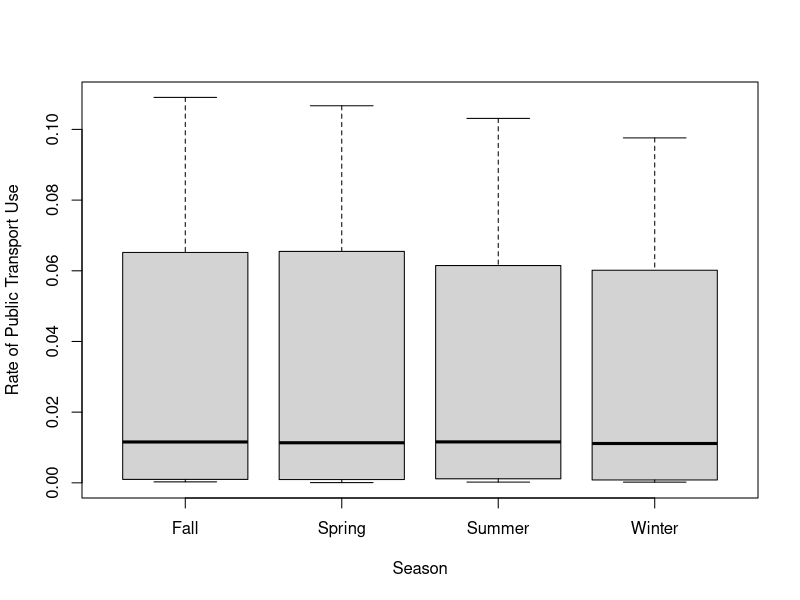
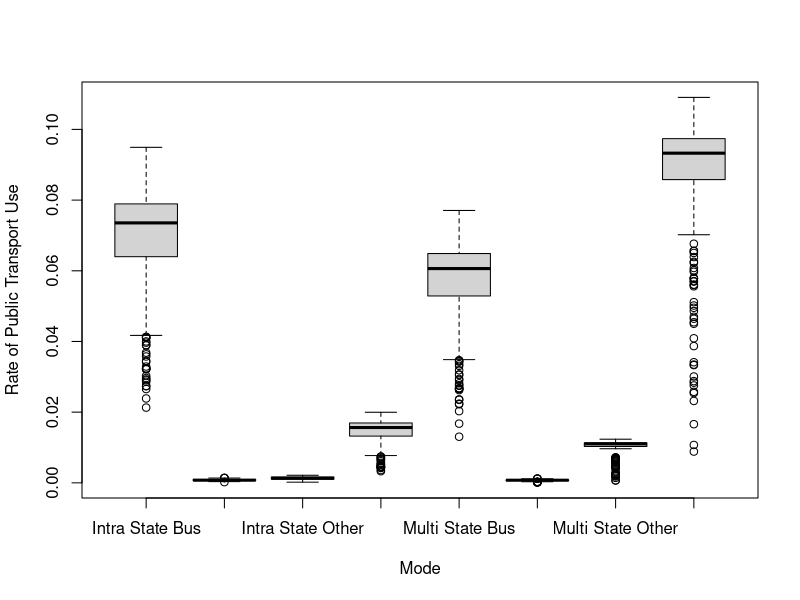
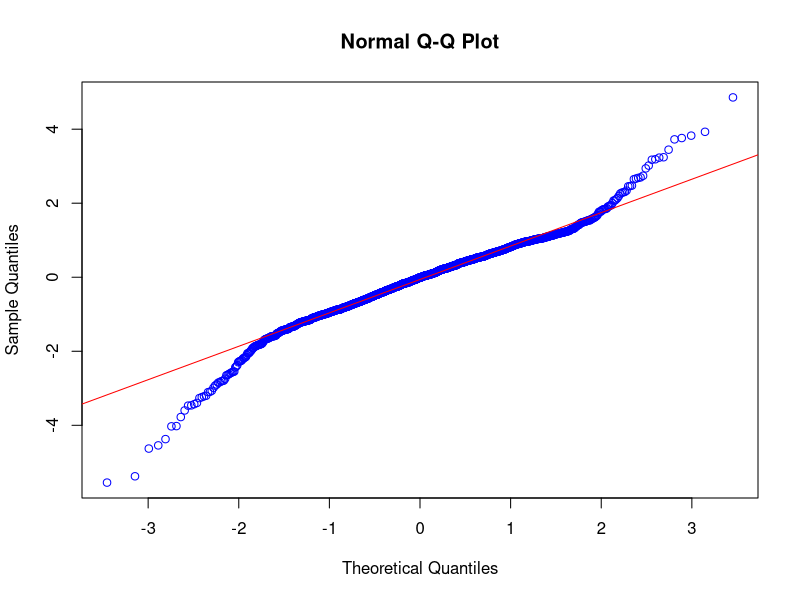
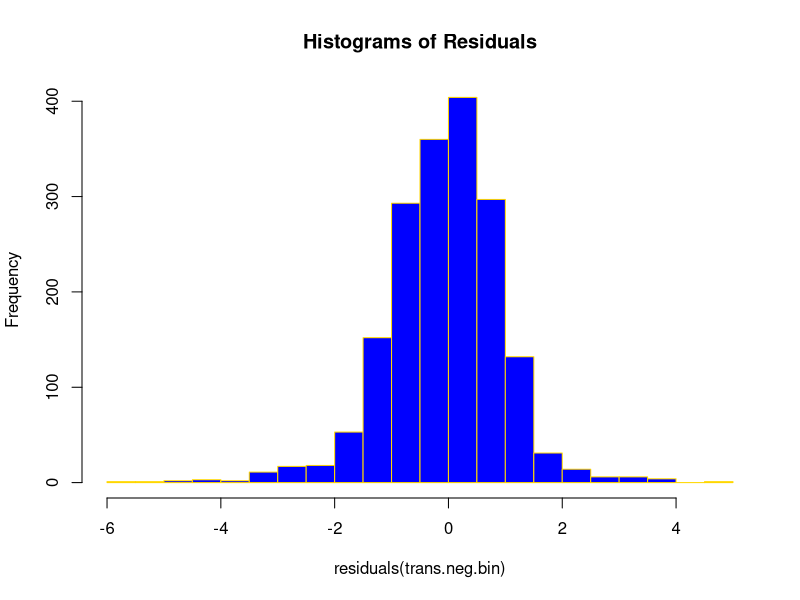

R code for these plots, in order:
library(MASS)
library(tidyverse)
library(ggplot2)
setwd('~/Desktop/ISYE6414/public-transport-forecasting')

transport <- read.table('./data/final_transportation.csv', sep = ',', header = TRUE)[,-1]
transport$Mode <- as.factor(transport$Mode)
transport$Season <- as.factor(transport$Season)

boxplot(pubRate~Season, xlab = 'Season', ylab = 'Rate of Public Transport Use', data = transport)
boxplot(pubRate~Mode, xlab = 'Mode', ylab = 'Rate of Public Transport Use', data = transport)

trans.pois <- glm(UPT ~ Season + Mode + RE + Unemployment + WTI + AutoSales + CPI + CPIcn + CPIcu + offset(log(population)), data = transport, family = 'poisson')
summary(trans.pois)
trans.mlr <- lm(UPT ~ Season + Mode + RE + Unemployment + WTI + AutoSales + CPI + CPIcn + CPIcu, data = transport)
summary(trans.mlr)

#GOF
devi.std <- deviance(trans.pois)
devi.std.p <- 1 - pchisq(devi.std, 1790)
round(c(devi.std, devi.std.p), 2)

pears <- residuals(trans.pois, type = 'pearson')
pearson <- sum(pears^2)
pears.p <- 1 - pchisq(pearson, 1790)
round(c(pearson, pears.p), 2)

#Outliers
dev.resid <- residuals(trans.pois, type = 'deviance')
outliers <- which(abs(dev.resid)>qnorm(0.99995))
length(outliers)

#Overdispersion
wdf <- trans.pois$df.residual
overdispersion <- trans.pois$deviance / wdf
overdispersion

#Quasi-Poisson
trans.quasi <- glm(UPT ~ Season + Mode + RE + Unemployment + WTI + AutoSales + CPI + CPIcn + CPIcu, offset = offset(log(population)), data = transport, family = 'quasipoisson')
#Negative Binomial
trans.neg.bin <- glm.nb(UPT ~.-pubRate - Date, data = transport, link = log, init.theta = 5)
summary(trans.quasi)
summary(trans.neg.bin)

# GOF Quasi-Poisson & Negative Binomial
with(trans.quasi, cbind(res.deviance = deviance, df = df.residual, p = 1 - pchisq(deviance, df.residual)))
with(trans.neg.bin, cbind(res.deviance = deviance, df = df.residual, p = 1 - pchisq(deviance, df.residual)))

#Plots
qqnorm(residuals(trans.neg.bin), col = 'blue')
qqline(residuals(trans.neg.bin), col = 'red')
hist(residuals(trans.neg.bin), nclass = 20, col = 'blue', border = 'gold', main = 'Histograms of Residuals')

# Predictions
mse <- function(pred, data){
  round(mean((pred - data)^2), 4)
}
mae <- function(pred, data) {
  round(mean(abs(pred - data)), 4)
}
mape <- function(pred, data) {
  round(mean(abs(pred - data) / abs(data)), 4)
}
pm <- function(pred, data) {
  round(sum((pred - data)^2) / sum((data - mean(data))^2), 4)
}
prediction <- function(model, test) {
  pred <- predict(model, test, type = 'response')
  test.pred <- pred
  pred.metrics <- c(
    mse(test.pred, test$UPT),
    mae(test.pred, test$UPT),
    mape(test.pred, test$UPT),
    pm(test.pred, test$UPT)
  )
  return(pred.metrics)
}
## prepare data for prediction
clean <- transport[-c(1, 13)]
n <- nrow(clean)
## Poisson Monte-Carlo
set.seed(6414)
poisson.meas <- matrix(0,4,100)
for (i in 1:100) {
  sample.size <- floor(0.8*n)
  sample.obs <- sample(seq_len(n), size = sample.size)
  train.pois.curr <- clean[sample.obs,]
  test.pois.curr <- clean[-sample.obs,]
  pois.train <- glm(UPT ~. + offset(log(population)), data = train.pois.curr, family = 'poisson')
  poisson.meas[,i] <- prediction(pois.train, test.pois.curr)
}
pois.res <- round(apply(poisson.meas, 1, mean), 4)
## Quasi-Poisson Monte-Carlo
set.seed(6414)
quasi.meas <- matrix(0,4,100)
for (i in 1:100) {
  sample.size <- floor(0.8*n)
  sample.obs <- sample(seq_len(n), size = sample.size)
  train.quasi.curr <- clean[sample.obs,]
  test.quasi.curr <- clean[-sample.obs,]
  quasi.train <- glm(UPT ~. - population, offset = offset(log(population)), data = train.pois.curr, family = 'quasipoisson')
  quasi.meas[,i] <- prediction(quasi.train, test.quasi.curr)
}
quasi.res <- round(apply(quasi.meas, 1, mean), 4)
quasi.res

## Negative Binomial Monte-Carlo
set.seed(6414)
neg.bin.meas <- matrix(0,4,100)
for (i in 1:100) {
  sample.size <- floor(0.8*n)
  sample.obs <- sample(seq_len(n), size = sample.size)
  train.neg.bin.curr <- clean[sample.obs,]
  test.neg.bin.curr <- clean[-sample.obs,]
  neg.bin.train <- glm.nb(UPT ~., data = train.neg.bin.curr, link = log, init.theta = 5)
  neg.bin.meas[,i] <- prediction(neg.bin.train, test.neg.bin.curr)
}
neg.bin.res <- round(apply(neg.bin.meas, 1, mean), 4)
neg.bin.res

pred.results <- cbind.data.frame(pois.res, quasi.res, neg.bin.res)
pred.results$metric <- c('MSE', 'MAE', 'MAPE', 'PM')
colnames(pred.results) <- c('Poisson', 'Quasi-Poisson', 'Negative Binomial', 'Metrics')

pred.results
